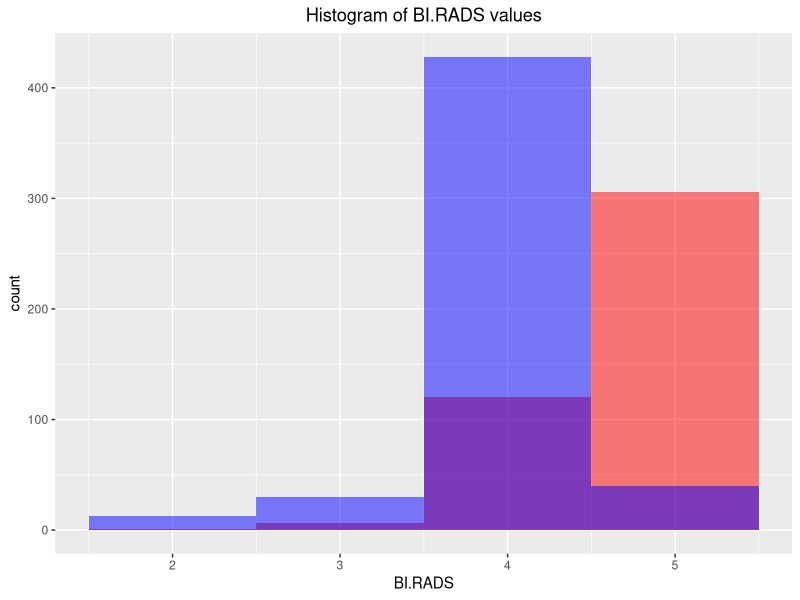
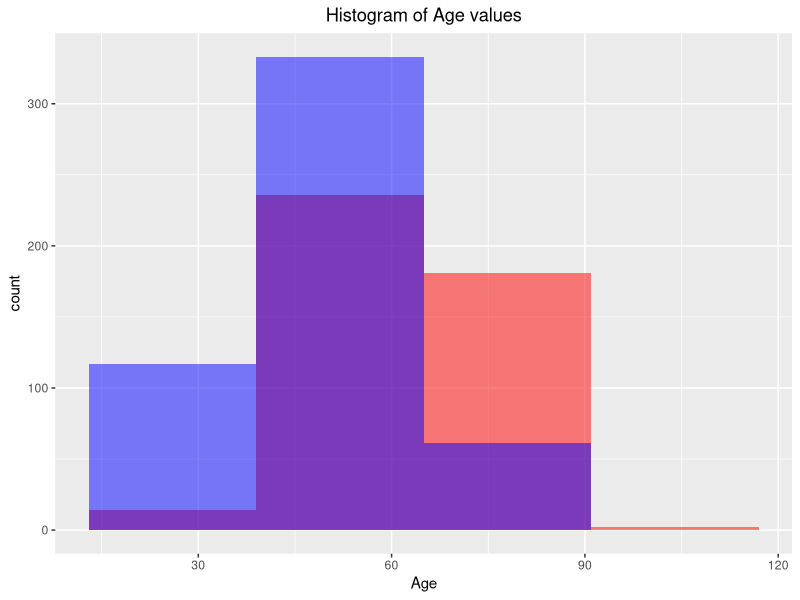
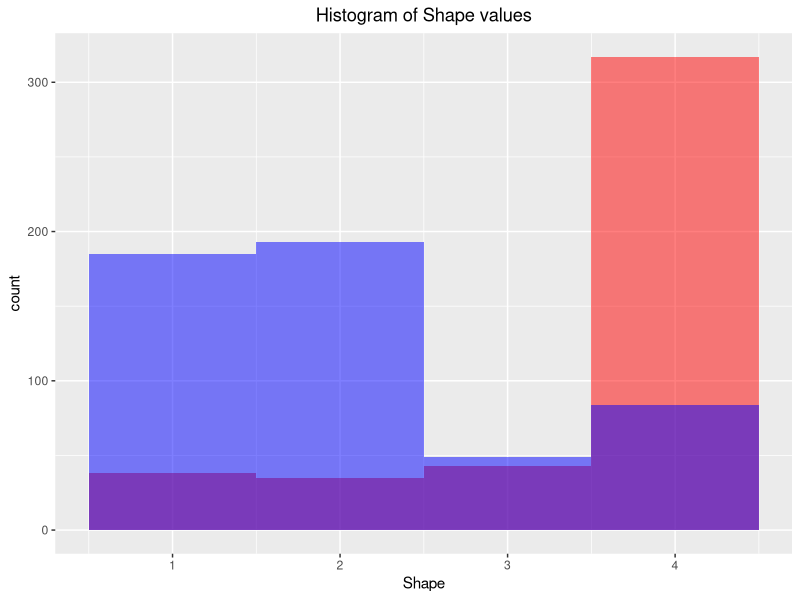
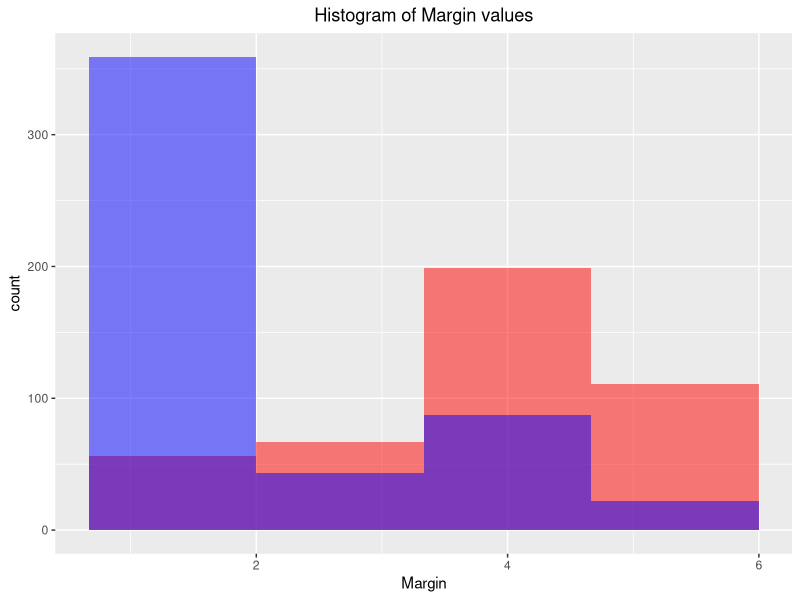
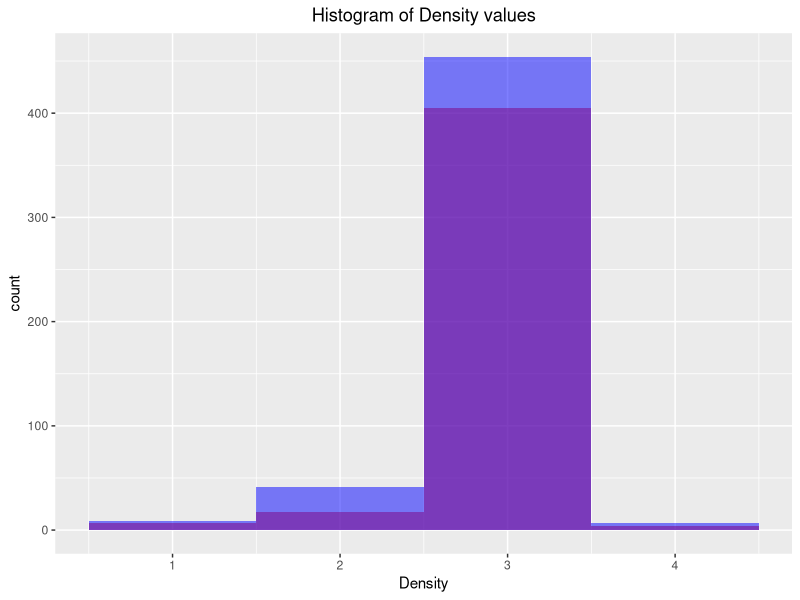
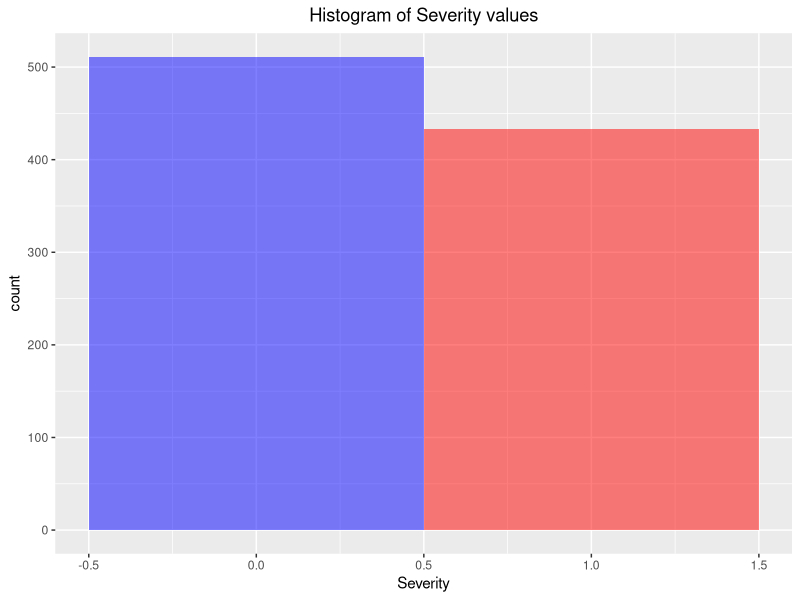

These figures' R source, in order:
## ---- chunk 1
cat("\014")
rm(list = ls())
library(dplyr)
library(ggplot2)
library(kohonen)
## ---- chunk 2

dataset <- read.csv("dataset.txt", 
                        header = TRUE, 
                        sep = ",",
                        stringsAsFactors = FALSE)

for (i in 1:5){
  dataset[,i] <- as.numeric(dataset[,i])
}

Malignant <- dataset[dataset$Severity == 1,]
Benign <- dataset[dataset$Severity == 0,]

for (i in 1:5){
  Malignant[is.na(Malignant[,i]),i] <- median(Malignant[,i], na.rm = T)
  Benign[is.na(Benign[,i]),i] <- median(Benign[,i], na.rm = T)
}

Benign <- Benign[!(Benign$BI.RADS < 1 | Benign$BI.RADS > 5  | Benign$Shape < 1  | Benign$Shape > 4
                  | Benign$Margin < 1  | Benign$Margin > 5  | Benign$Density < 1  | Benign$Density > 4),]
Malignant <- Malignant[!(Malignant$BI.RADS < 1 | Malignant$BI.RADS > 5  | Malignant$Shape < 1  | Malignant$Shape > 4
                  | Malignant$Margin < 1  | Malignant$Margin > 5  | Malignant$Density < 1  | Malignant$Density > 4),]

numberOfMalignant <- nrow(Malignant)
numberOfBenign <- nrow(Benign)

dataset <- rbind(Malignant,Benign)
traingingData <- rbind(Malignant[1:round(dim(Malignant)[1]/2),],Benign[1:round(dim(Benign)[1]/2),])
testingData <- rbind(Malignant[(round(dim(Malignant)[1]/2)+1):dim(Malignant)[1],],Benign[(round(dim(Benign)[1]/2)+1):dim(Benign)[1],])

## ---- chunk 3

ggplot(Malignant,aes(BI.RADS)) + geom_histogram(bins = 4, alpha = 0.5, fill = 'red') + 
  geom_histogram(data = Benign,mapping = aes(BI.RADS),bins = 4, alpha = 0.5, fill = 'blue') +
  ggtitle("Histogram of BI.RADS values") +
  theme(plot.title = element_text(hjust = 0.5)) +
  scale_fill_manual(name="BI.RADS values",values=c("blue","red"),labels=c("Malignant","Benign"))

ggplot(Malignant,aes(Age)) + geom_histogram(bins = 4, alpha = 0.5, fill = 'red') + 
  geom_histogram(data = Benign,mapping = aes(Age),bins = 4, alpha = 0.5, fill = 'blue') +
  ggtitle("Histogram of Age values") +
  theme(plot.title = element_text(hjust = 0.5)) +
  scale_fill_manual(name="Age values",values=c("blue","red"),labels=c("Malignant","Benign"))

ggplot(Malignant,aes(Shape)) + geom_histogram(bins = 4, alpha = 0.5, fill = 'red') + 
  geom_histogram(data = Benign,mapping = aes(Shape),bins = 4, alpha = 0.5, fill = 'blue') +
  ggtitle("Histogram of Shape values") +
  theme(plot.title = element_text(hjust = 0.5)) +
  scale_fill_manual(name="Shape values",values=c("blue","red"),labels=c("Malignant","Benign"))

ggplot(Malignant,aes(Margin)) + geom_histogram(bins = 4, alpha = 0.5, fill = 'red') + 
  geom_histogram(data = Benign,mapping = aes(Margin),bins = 4, alpha = 0.5, fill = 'blue') +
  ggtitle("Histogram of Margin values") +
  theme(plot.title = element_text(hjust = 0.5)) +
  scale_fill_manual(name="Margin values",values=c("blue","red"),labels=c("Malignant","Benign"))

ggplot(Malignant,aes(Density)) + geom_histogram(bins = 4, alpha = 0.5, fill = 'red') + 
  geom_histogram(data = Benign,mapping = aes(Density),bins = 4, alpha = 0.5, fill = 'blue') +
  ggtitle("Histogram of Density values") +
  theme(plot.title = element_text(hjust = 0.5)) +
  scale_fill_manual(name="Density values",values=c("blue","red"),labels=c("Malignant","Benign"))

ggplot(Malignant,aes(Severity)) + geom_histogram(bins = 2, alpha = 0.5, fill = 'red') + 
  geom_histogram(data = Benign,mapping = aes(Severity),bins = 2, alpha = 0.5, fill = 'blue') +
  ggtitle("Histogram of Severity values") +
  theme(plot.title = element_text(hjust = 0.5)) +
  scale_fill_manual(name="Severity values",values=c("blue","red"),labels=c("Malignant","Benign"))

## ---- chunk 4
for (i in 1:5){
  traingingData[,i] <- (traingingData[,i] - min(traingingData[,i]))/(max(traingingData[,i])-min(traingingData[,i]))
  testingData[,i] <- (testingData[,i] - min(testingData[,i]))/(max(testingData[,i])-min(testingData[,i]))
}
## ---- chunk 5

## ---- chunk 6

## ---- chunk 7
 
## ---- chunk 8

## ---- chunk 9
